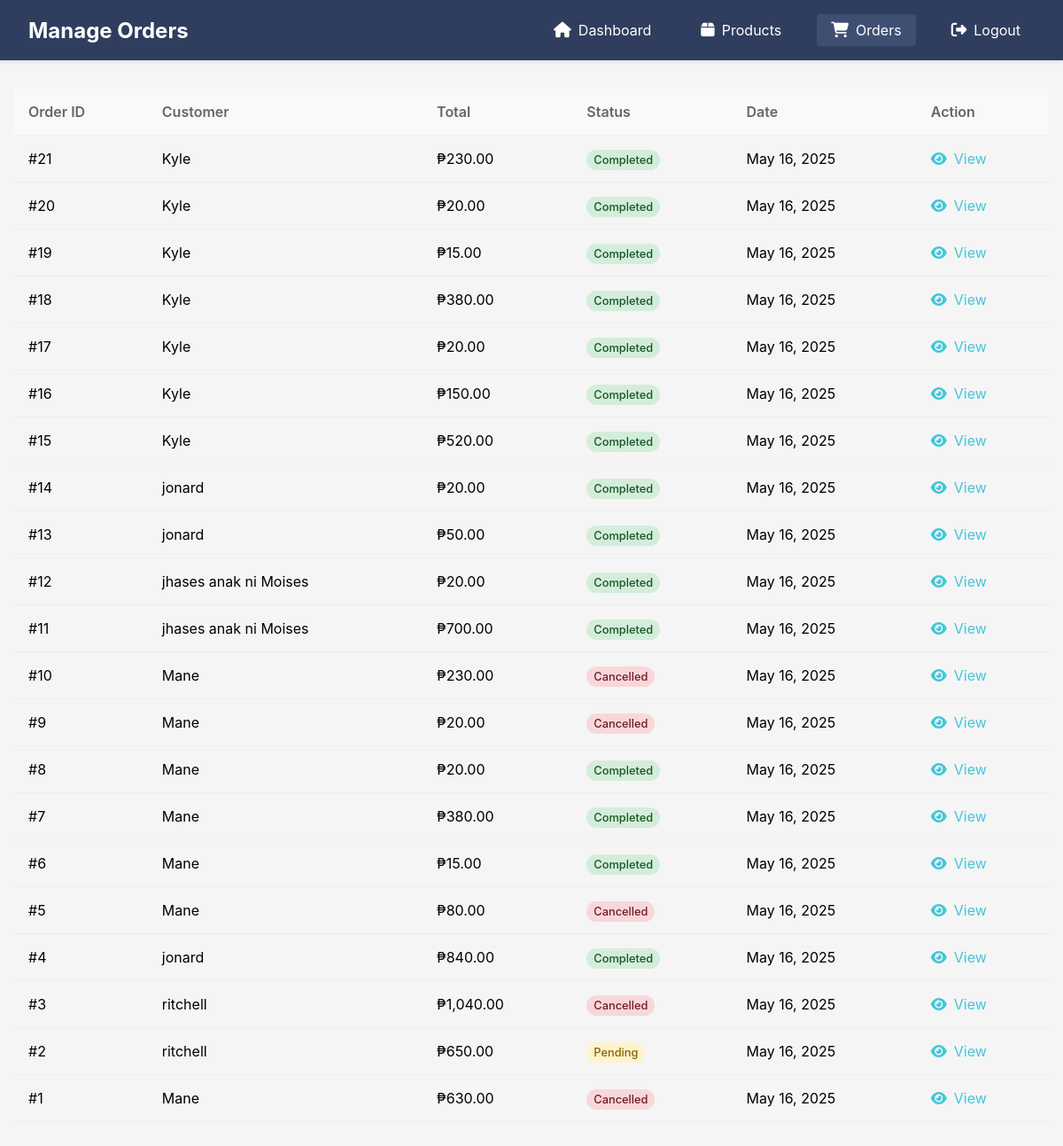
The page /EcoT/admin/Orders.php (signed in) on the database its author committed.
### tables this page shows
CREATE TABLE `orders` (
  `id` int(11) NOT NULL,
  `user_id` int(11) NOT NULL,
  `total_amount` decimal(10,2) NOT NULL,
  `status` enum('pending','processing','completed','cancelled') DEFAULT 'pending',
  `tracking_number` varchar(50) DEFAULT NULL,
  `created_at` timestamp NOT NULL DEFAULT current_timestamp()
);

CREATE TABLE `users` (
  `id` int(11) NOT NULL,
  `name` varchar(255) NOT NULL,
  `email` varchar(255) NOT NULL,
  `password` varchar(255) NOT NULL,
  `role` enum('user','admin') DEFAULT 'user',
  `active` tinyint(1) DEFAULT 1,
  `created_at` timestamp NOT NULL DEFAULT current_timestamp()
);

### EcoT/admin/Orders.php (the view, shortened to what this page needs)
<?php
require_once '../config/db.php';
if (isset($_GET['view'])) {
    try {
        $stmt = $conn->prepare("
            SELECT o.*, u.name as customer_name, u.email as customer_email
            FROM orders o
            JOIN users u ON o.user_id = u.id
            WHERE o.id = :id
        ");
        $stmt->bindParam(':id', $_GET['view']);
        $stmt->execute();
        $order = $stmt->fetch(PDO::FETCH_ASSOC);
        if ($order) {
            $stmt = $conn->prepare("
                SELECT oi.*, p.name as product_name, p.price
                FROM order_items oi
                JOIN products p ON oi.product_id = p.id
                WHERE oi.order_id = :order_id
            ");
            $stmt->bindParam(':order_id', $order['id']);
            $stmt->execute();
            $order_items = $stmt->fetchAll(PDO::FETCH_ASSOC);
        } else {
            $_SESSION['error'] = "Order not found.";
            header("Location: Orders.php");
            exit();
        }
    } catch (PDOException $e) {
        $_SESSION['error'] = "Error fetching order details: " . $e->getMessage();
        header("Location: Orders.php");
        exit();
    }
} else {
    try {
        $stmt = $conn->query("
            SELECT o.*, u.name as customer_name
            FROM orders o
            JOIN users u ON o.user_id = u.id
            ORDER BY o.created_at DESC
        ");
        $orders = $stmt->fetchAll(PDO::FETCH_ASSOC);
    } catch (PDOException $e) {
        $_SESSION['error'] = "Error fetching orders: " . $e->getMessage();
        $orders = [];
    }
}
?>
<!DOCTYPE html>
<html lang="en">
<head>
    <link rel="stylesheet" href="../CSS/admin.css">
    <link rel="stylesheet" href="https://cdnjs.cloudflare.com/ajax/libs/font-awesome/6.5.0/css/all.min.css">
</head>
<body>
<div class="admin-header">
    <div class="admin-title">
        <h1><?php echo isset($_GET['view']) ? 'Order Details' : 'Manage Orders'; ?></h1>
    </div>
    <div class="admin-nav">
        <a href="dashboard.php"><i class="fas fa-home"></i> Dashboard</a>
        <a href="Manage_Products.php"><i class="fas fa-box"></i> Products</a>
        <a href="Orders.php" class="active"><i class="fas fa-shopping-cart"></i> Orders</a>
        <a href="../process/logout.php"><i class="fas fa-sign-out-alt"></i> Logout</a>
    </div>
</div>
<div class="dashboard-container">
    <?php if (isset($_GET['view']) && isset($order)): ?>
        <div class="order-details">
            <div class="order-info">
                <div class="info-group">
                    <h4>Order ID</h4>
                    <p>#<?php echo $order['id']; ?></p>
                </div>
                <div class="info-group">
                    <h4>Customer</h4>
                    <p><?php echo htmlspecialchars($order['customer_name']); ?></p>
                </div>
                <div class="info-group">
                    <h4>Email</h4>
                    <p><?php echo htmlspecialchars($order['customer_email']); ?></p>
                </div>
                <div class="info-group">
                    <h4>Date</h4>
                    <p><?php echo date('M d, Y H:i', strtotime($order['created_at'])); ?></p>
                </div>
                <div class="info-group">
                    <h4>Status</h4>
                    <form action="" method="POST" class="status-form">
                        <input type="hidden" name="order_id" value="<?php echo $order['id']; ?>">
                        <select name="status" onchange="this.form.submit()">
                            <option value="pending" <?php echo $order['status'] === 'pending' ? 'selected' : ''; ?>>Pending</option>
                            <option value="processing" <?php echo $order['status'] === 'processing' ? 'selected' : ''; ?>>Processing</option>
                            <option value="completed" <?php echo $order['status'] === 'completed' ? 'selected' : ''; ?>>Completed</option>
                            <option value="cancelled" <?php echo $order['status'] === 'cancelled' ? 'selected' : ''; ?>>Cancelled</option>
                        </select>
                        <input type="hidden" name="update_status" value="1">
                    </form>
                </div>
            </div>
            <div class="order-items">
                <h3>Order Items</h3>
                <table>
                    <thead>
                        <tr>
                            <th>Product</th>
                            <th>Price</th>
                            <th>Quantity</th>
                            <th>Subtotal</th>
                        </tr>
                    </thead>
                    <tbody>
                        <?php foreach ($order_items as $item): ?>
                            <tr>
                                <td><?php echo htmlspecialchars($item['product_name']); ?></td>
                                <td>₱<?php echo number_format($item['price'], 2); ?></td>
                                <td><?php echo $item['quantity']; ?></td>
                                <td>₱<?php echo number_format($item['price'] * $item['quantity'], 2); ?></td>
                            </tr>
                        <?php endforeach; ?>
                    </tbody>
                </table>
            </div>
            <div class="order-total">
                <p>Total: ₱<?php echo number_format($order['total_amount'], 2); ?></p>
            </div>
            <div class="form-actions">
                <a href="Orders.php" class="cancel-btn">Back to Orders</a>
            </div>
        </div>
    <?php else: ?>
        <div class="orders-table">
            <table>
                <thead>
                    <tr>
                        <th>Order ID</th>
                        <th>Customer</th>
                        <th>Total</th>
                        <th>Status</th>
                        <th>Date</th>
                        <th>Action</th>
                    </tr>
                </thead>
                <tbody>
                    <?php foreach ($orders as $order): ?>
                        <tr>
                            <td>#<?php echo $order['id']; ?></td>
                            <td><?php echo htmlspecialchars($order['customer_name']); ?></td>
                            <td>₱<?php echo number_format($order['total_amount'], 2); ?></td>
                            <td>
                                <span class="status-badge <?php echo strtolower($order['status']); ?>">
                                    <?php echo ucfirst($order['status']); ?>
                                </span>
                            </td>
                            <td><?php echo date('M d, Y', strtotime($order['created_at'])); ?></td>
                            <td>
                                <a href="?view=<?php echo $order['id']; ?>" class="view-btn">
                                    <i class="fas fa-eye"></i> View
                                </a>
                            </td>
                        </tr>
                    <?php endforeach; ?>
                </tbody>
            </table>
        </div>
    <?php endif; ?>
</div>
</body>
</html>

### EcoT/CSS/admin.css (style rules this page uses)
body { font-family: 'Inter', sans-serif; background-color: #f5f5f5; margin: 0; padding: 0; }
.admin-header { background-color: #2f3e5e; color: white; padding: 1rem 2rem; display: flex; justify-content: space-between; align-items: center; box-shadow: 0 2px 4px rgba(0,0,0,0.1); }
.admin-title h1 { margin: 0; font-size: 1.5rem; }
.admin-nav { display: flex; gap: 1.5rem; }
.admin-nav a { color: white; text-decoration: none; display: flex; align-items: center; gap: 0.5rem; padding: 0.5rem 1rem; border-radius: 4px; transition: background-color 0.3s; }
.admin-nav a:hover, .admin-nav a.active { background-color: #3f4f72; }
.admin-nav i { font-size: 1.1rem; }
.dashboard-container { max-width: 1200px; margin: 2rem auto; padding: 0 1rem; }
.orders-table { overflow-x: auto; }
table { width: 100%; border-collapse: collapse; }
th, td { padding: 1rem; text-align: left; border-bottom: 1px solid #eee; }
th { font-weight: 600; color: #666; background-color: #f8f9fa; }
.status-badge { padding: 0.25rem 0.75rem; border-radius: 20px; font-size: 0.85rem; font-weight: 500; }
.status-badge.pending { background-color: #fff3cd; color: #856404; }
.status-badge.completed { background-color: #d4edda; color: #155724; }
.status-badge.cancelled { background-color: #f8d7da; color: #721c24; }
.view-btn { color: #42c7d9; text-decoration: none; display: inline-flex; align-items: center; gap: 0.5rem; }
.status-badge { padding: 4px 8px; border-radius: 12px; font-size: 0.8rem; font-weight: 500; }

### rows shown on the page
orders: id "21", user.name "Kyle", total_amount "230.00", status "Completed", created_at "May 16, 2025"
orders: id "20", user.name "Kyle", total_amount "20.00", status "Completed", created_at "May 16, 2025"
orders: id "19", user.name "Kyle", total_amount "15.00", status "Completed", created_at "May 16, 2025"
orders: id "18", user.name "Kyle", total_amount "380.00", status "Completed", created_at "May 16, 2025"
orders: id "17", user.name "Kyle", total_amount "20.00", status "Completed", created_at "May 16, 2025"
orders: id "16", user.name "Kyle", total_amount "150.00", status "Completed", created_at "May 16, 2025"
orders: id "15", user.name "Kyle", total_amount "520.00", status "Completed", created_at "May 16, 2025"
orders: id "14", user.name "jonard", total_amount "20.00", status "Completed", created_at "May 16, 2025"
orders: id "13", user.name "jonard", total_amount "50.00", status "Completed", created_at "May 16, 2025"
orders: id "12", user.name "jhases anak ni Moises", total_amount "20.00", status "Completed", created_at "May 16, 2025"
orders: id "11", user.name "jhases anak ni Moises", total_amount "700.00", status "Completed", created_at "May 16, 2025"
orders: id "10", user.name "Mane", total_amount "230.00", status "Cancelled", created_at "May 16, 2025"
orders: id "9", user.name "Mane", total_amount "20.00", status "Cancelled", created_at "May 16, 2025"
orders: id "8", user.name "Mane", total_amount "20.00", status "Completed", created_at "May 16, 2025"
orders: id "7", user.name "Mane", total_amount "380.00", status "Completed", created_at "May 16, 2025"
orders: id "6", user.name "Mane", total_amount "15.00", status "Completed", created_at "May 16, 2025"
orders: id "5", user.name "Mane", total_amount "80.00", status "Cancelled", created_at "May 16, 2025"
orders: id "4", user.name "jonard", total_amount "840.00", status "Completed", created_at "May 16, 2025"
orders: id "3", user.name "ritchell", total_amount "1,040.00", status "Cancelled", created_at "May 16, 2025"
orders: id "2", user.name "ritchell", total_amount "650.00", status "Pending", created_at "May 16, 2025"
orders: id "1", user.name "Mane", total_amount "630.00", status "Cancelled", created_at "May 16, 2025"
